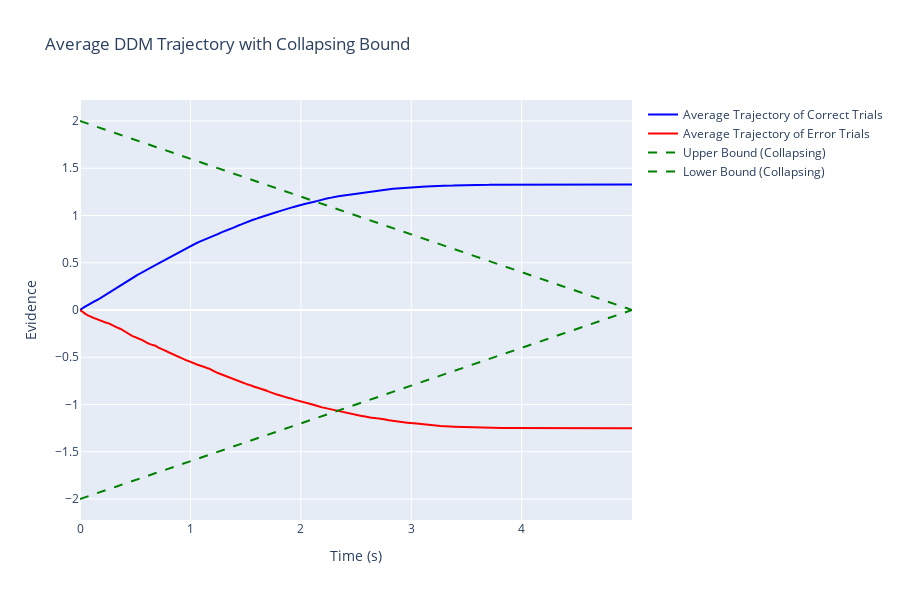

Write notebook code for a chart like this one.
### Code cell
t = np.arange(0, max_t, dt)
dynamic_bounds = np.maximum(B_initial - collapse_rate * t, 0)
fig = go.Figure()

fig.add_trace(go.Scatter(
    x=t,
    y=trace_correct,
    mode="lines",
    name="Average Trajectory of Correct Trials",
    line=dict(color="blue")
))
fig.add_trace(go.Scatter(
    x=t,
    y=trace_error,
    mode="lines",
    name="Average Trajectory of Error Trials",
    line=dict(color="red")
))
fig.add_trace(go.Scatter(
    x=t,
    y=dynamic_bounds,
    mode="lines",
    name="Upper Bound (Collapsing)",
    line=dict(color="green", dash="dash")
))

fig.add_trace(go.Scatter(
    x=t,
    y=-dynamic_bounds,
    mode="lines",
    name="Lower Bound (Collapsing)",
    line=dict(color="green", dash="dash")
))

fig.update_layout(
    title="Average DDM Trajectory with Collapsing Bound",
    xaxis=dict(title="Time (s)"),
    yaxis=dict(title="Evidence"),
    height=600
)

fig.show()

accuracy = n_correct / (n_correct + n_error)
mean_rt_correct = np.mean(rts_correct)
mean_rt_error = np.mean(rts_error)
print(f"Accuracy: {accuracy:.4f}")
print(f"Mean RT (correct): {mean_rt_correct:.4f} s")
print(f"Mean RT (error): {mean_rt_error:.4f} s")

### Figure 1 — Plotly figure (JSON) as saved in the notebook; plotly's stock layout.template omitted (floating-point values rounded to 4 significant figures; data arrays with more than 128 entries replaced by an {"elided": "..."} marker saying what was removed)
{"data": [{"line": {"color": "blue"}, "mode": "lines", "name": "Average Trajectory of Correct Trials", "type": "scatter", "x": {"elided": "5000 float values"}, "y": {"elided": "5000 float values"}}, {"line": {"color": "red"}, "mode": "lines", "name": "Average Trajectory of Error Trials", "type": "scatter", "x": {"elided": "5000 float values"}, "y": {"elided": "5000 float values"}}, {"line": {"color": "green", "dash": "dash"}, "mode": "lines", "name": "Upper Bound (Collapsing)", "type": "scatter", "x": {"elided": "5000 float values"}, "y": {"elided": "5000 float values"}}, {"line": {"color": "green", "dash": "dash"}, "mode": "lines", "name": "Lower Bound (Collapsing)", "type": "scatter", "x": {"elided": "5000 float values"}, "y": {"elided": "5000 float values"}}], "layout": {"height": 600, "title": {"text": "Average DDM Trajectory with Collapsing Bound"}, "xaxis": {"title": {"text": "Time (s)"}}, "yaxis": {"title": {"text": "Evidence"}}}}
